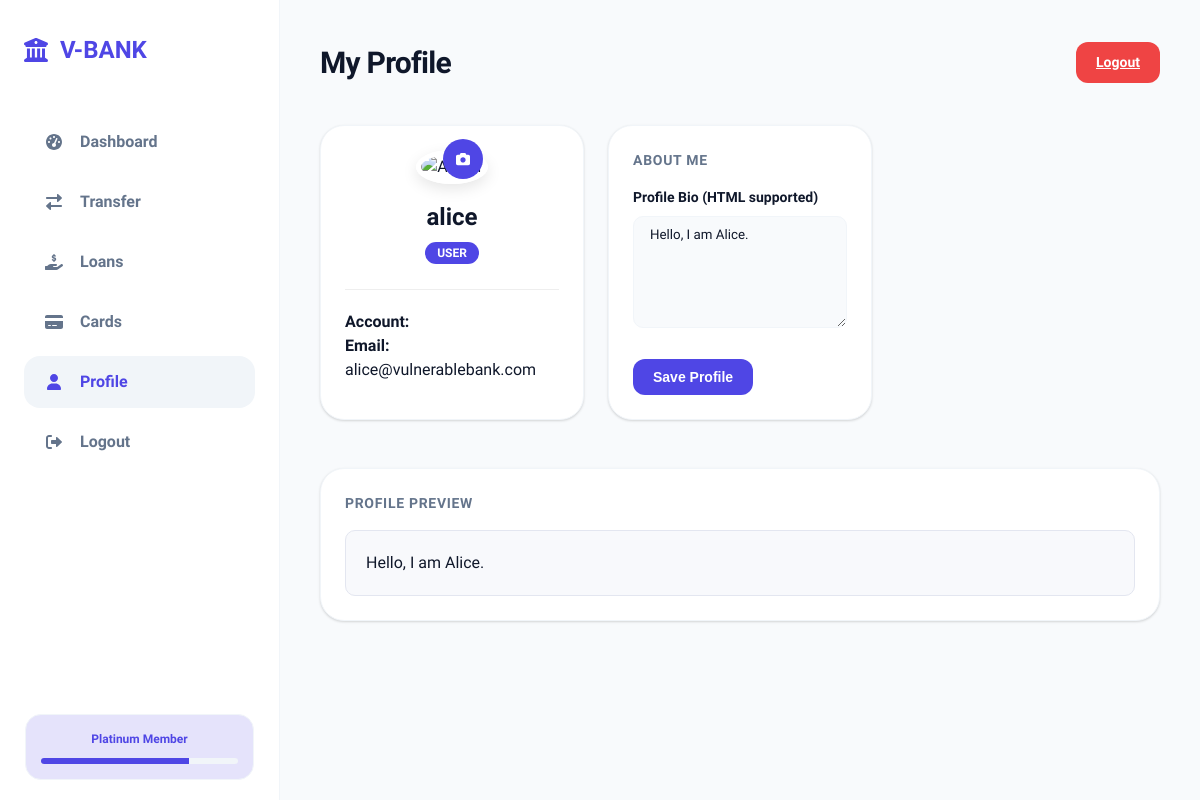
Page /profile.php (signed in) on the earlier database version.
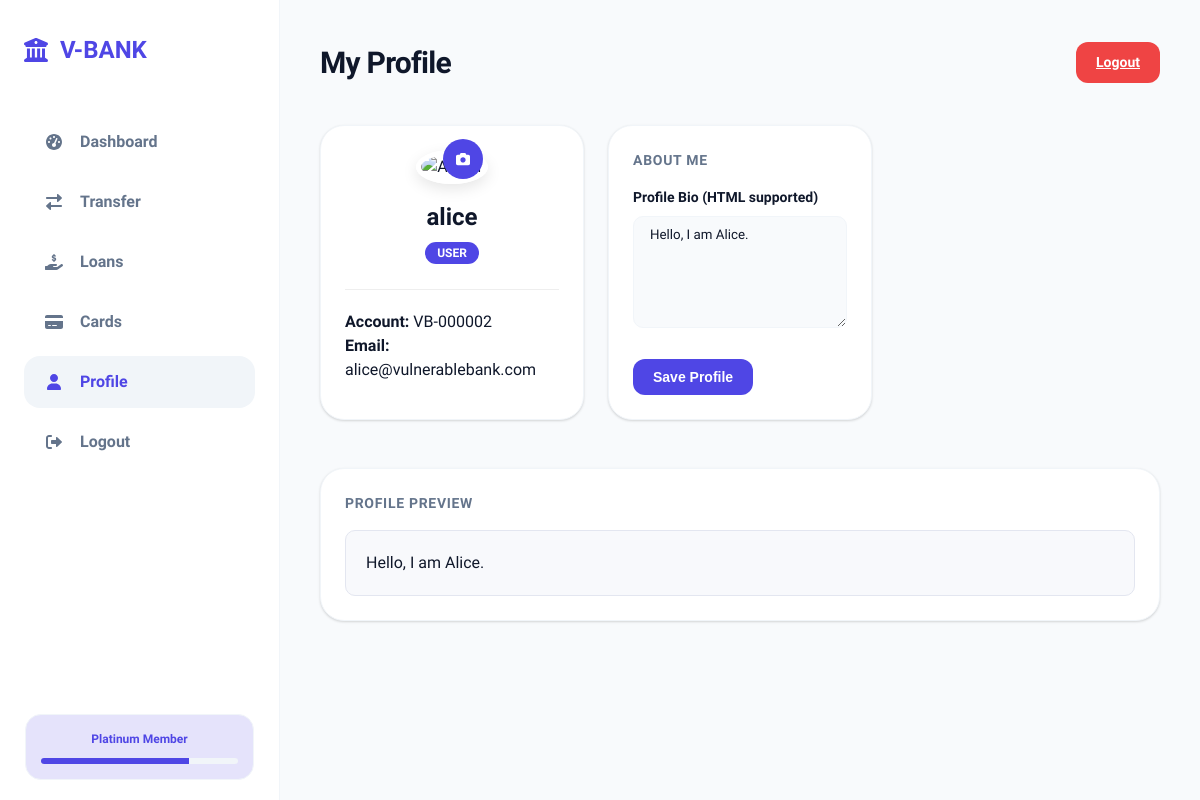
Same page on the later database version.
### tables this page shows
CREATE TABLE IF NOT EXISTS users (
    id INT AUTO_INCREMENT PRIMARY KEY,
    username VARCHAR(50) NOT NULL,
    password VARCHAR(255) NOT NULL,
    balance DECIMAL(10, 2) DEFAULT 0.00,
    profile_bio TEXT
);

### functions.php (called while the page is built, shortened)
<?php
function get_user_data($conn, $user_id) {
    if (SECURE_MODE) {
        $sql = "SELECT * FROM users WHERE id = ?";
        $stmt = $conn->prepare($sql);
        $stmt->bind_param("i", $user_id);
        $stmt->execute();
        $result = $stmt->get_result();
        return $result->fetch_assoc();
    } else {
        $sql = "SELECT * FROM users WHERE id = $user_id";
        $result = $conn->query($sql);
        return $result->fetch_assoc();
    }
}
?>

### profile.php (the view, shortened to what this page needs)
<?php
require_once 'functions.php';
$user = get_user_data($conn, $_SESSION['user_id']);
?>
<!DOCTYPE html>
<html lang="en">
<head>
    <link rel="stylesheet" href="css/style.css">
</head>
<body class="light">
    <div class="app-container">
        <?php include 'sidebar.php'; ?>
        <main class="main-content">
            <header class="top-bar">
                <h1>My Profile</h1>
                <a href="logout.php" class="btn btn-primary" style="background: var(--danger);">Logout</a>
            </header>
            <div class="dashboard-grid">
                <div class="card">
                    <div style="text-align: center; margin-bottom: 25px;">
                        <div style="position: relative; display: inline-block;">
                            <form id="avatarForm" method="POST" enctype="multipart/form-data" style="position: absolute; bottom: 5px; right: 5px;">
                                <label for="avatarInput" class="btn btn-primary" style="width: 40px; height: 40px; border-radius: 50%; padding: 0; display: flex; align-items: center; justify-content: center; cursor: pointer;">
                                    <i class="fas fa-camera"></i>
                                </label>
                            </form>
                        </div>
                        <h2 style="margin: 15px 0 5px;"><?php echo $user['username']; ?></h2>
                        <span style="background: var(--primary); color: white; padding: 4px 12px; border-radius: 20px; font-size: 0.75rem; font-weight: 800; text-transform: uppercase;">
                            <?php echo $user['role']; ?>
                        </span>
                    </div>
                    <div style="border-top: 1px solid #eee; padding-top: 20px;">
                        <p><strong>Account:</strong> <?php echo $user['account_number']; ?></p>
                        <p><strong>Email:</strong> <?php echo $user['username']; ?>@vulnerablebank.com</p>
                    </div>
                </div>
                <div class="card card-info">
                    <h3>About Me</h3>
                    <form method="POST">
                        <div class="form-group">
                            <label>Profile Bio (HTML supported)</label>
                            <textarea name="bio" rows="6" class="search-input" style="width: 100%; border-radius: 10px; height: auto;" placeholder="Tell us about yourself..."><?php echo SECURE_MODE ? htmlspecialchars($user['profile_bio'], ENT_QUOTES, 'UTF-8') : $user['profile_bio']; ?></textarea>
                        </div>
                        <button type="submit" name="update_bio" class="btn btn-primary">Save Profile</button>
                    </form>
                </div>
            </div>
            <div class="card">
                <h3>Profile Preview</h3>
                <div style="padding: 20px; background: #f8f9fc; border-radius: 10px; border: 1px solid #e3e6f0;">
                    <div class="bio-display">
                        <?php
                            if (SECURE_MODE) {
                                echo htmlspecialchars($user['profile_bio'], ENT_QUOTES, 'UTF-8');
                            } else {
                                echo $user['profile_bio'];
                            }
                        ?>
                    </div>
                </div>
            </div>
        </main>
    </div>
</body>
</html>

### sidebar.php (shortened to what this page needs)
<nav class="sidebar" id="sidebar">
    <div class="sidebar-brand">
        <i class="fas fa-university"></i> <span>V-BANK</span>
    </div>
    <div class="sidebar-nav">
        <a href="dashboard.php" class="<?php echo basename($_SERVER['PHP_SELF']) == 'dashboard.php' ? 'active' : ''; ?>">
            <i class="fas fa-fw fa-tachometer-alt"></i> <span>Dashboard</span>
        </a>
        <a href="transfer.php" class="<?php echo basename($_SERVER['PHP_SELF']) == 'transfer.php' ? 'active' : ''; ?>">
            <i class="fas fa-fw fa-exchange-alt"></i> <span>Transfer</span>
        </a>
        <a href="loans.php" class="<?php echo basename($_SERVER['PHP_SELF']) == 'loans.php' ? 'active' : ''; ?>">
            <i class="fas fa-fw fa-hand-holding-usd"></i> <span>Loans</span>
        </a>
        <a href="cards.php" class="<?php echo basename($_SERVER['PHP_SELF']) == 'cards.php' ? 'active' : ''; ?>">
            <i class="fas fa-fw fa-credit-card"></i> <span>Cards</span>
        </a>
        <a href="profile.php" class="<?php echo basename($_SERVER['PHP_SELF']) == 'profile.php' ? 'active' : ''; ?>">
            <i class="fas fa-fw fa-user"></i> <span>Profile</span>
        </a>
        <a href="logout.php">
            <i class="fas fa-fw fa-sign-out-alt"></i> <span>Logout</span>
        </a>
    </div>
    <div style="position: absolute; bottom: 20px; left: 25px; right: 25px;" class="sidebar-footer">
        <div style="background: var(--primary-glow); padding: 15px; border-radius: 1rem; font-size: 0.75rem; text-align: center; border: 1px solid var(--border-color);">
            <p style="margin: 0; font-weight: 700; color: var(--primary);">Platinum Member</p>
            <div style="width: 100%; height: 6px; background: var(--border-color); border-radius: 3px; margin-top: 10px; overflow: hidden;">
                <div style="width: 75%; height: 100%; background: var(--primary);"></div>
            </div>
        </div>
    </div>
</nav>

### css/style.css (style rules this page uses)
:root { --primary: #4f46e5; --primary-light: #818cf8; --primary-glow: rgba(79, 70, 229, 0.15); --secondary: #64748b; --success: #10b981; --danger: #ef4444; --warning: #f59e0b; --info: #0ea5e9; --bg-main: #f8fafc; --sidebar-bg: #ffffff; --card-bg: #ffffff; --text-main: #0f172a; --text-muted: #64748b; --border-color: #f1f5f9; --sidebar-border: #e2e8f0; --card-shadow: 0 4px 6px -1px rgb(0 0 0 / 0.05), 0 2px 4px -2px rgb(0 0 0 / 0.05); --card-shadow-hover: 0 10px 15px -3px rgb(0 0 0 / 0.07), 0 4px 6px -4px rgb(0 0 0 / 0.07); --glass-bg: rgba(255, 255, 255, 0.8); --glass-border: rgba(255, 255, 255, 0.1); }
* { margin: 0; padding: 0; box-sizing: border-box; }
body { font-family: 'Plus Jakarta Sans', sans-serif; background-color: var(--bg-main); color: var(--text-main); line-height: 1.5; overflow-x: hidden; transition: background-color 0.4s ease, color 0.4s ease; }
.form-group { margin-bottom: 1.5rem; }
.form-group label { display: block; font-size: 0.875rem; font-weight: 600; margin-bottom: 0.5rem; color: var(--text-main); }
.app-container { display: flex; min-height: 100vh; }
.sidebar { width: 280px; background: var(--sidebar-bg); border-right: 1px solid var(--border-color); padding: 2rem 1.5rem; position: fixed; height: 100vh; z-index: 50; transition: all 0.3s ease; }
.sidebar-brand { font-size: 1.5rem; font-weight: 800; color: var(--primary); display: flex; align-items: center; gap: 0.75rem; margin-bottom: 3rem; }
.sidebar-nav { display: flex; flex-direction: column; gap: 0.5rem; }
.sidebar-nav a { padding: 0.875rem 1.25rem; border-radius: 1rem; color: var(--text-muted); text-decoration: none; font-weight: 600; display: flex; align-items: center; gap: 1rem; transition: all 0.2s; }
.sidebar-nav a:hover, .sidebar-nav a.active { background: #f1f5f9; color: var(--primary); }
.main-content { margin-left: 280px; flex: 1; padding: 2.5rem; max-width: 1400px; }
.top-bar { display: flex; justify-content: space-between; align-items: center; margin-bottom: 2.5rem; animation: fadeIn 0.5s ease-out; }
.top-bar h1 { font-size: 1.875rem; font-weight: 800; letter-spacing: -0.025em; }
.card { background: var(--card-bg); border: 1px solid var(--border-color); border-radius: 1.5rem; padding: 1.5rem; box-shadow: 0 1px 3px 0 rgba(0, 0, 0, 0.1), 0 1px 2px 0 rgba(0, 0, 0, 0.06); margin-bottom: 1.5rem; transition: transform 0.3s, box-shadow 0.3s; }
.card h3 { font-size: 0.875rem; font-weight: 700; color: var(--text-muted); text-transform: uppercase; letter-spacing: 0.05em; margin-bottom: 1rem; }
.dashboard-grid { display: grid; grid-template-columns: repeat(3, 1fr); gap: 1.5rem; margin-bottom: 1.5rem; }
.search-input { background: var(--bg-main); border: 1px solid var(--border-color); padding: 0.625rem 1rem; border-radius: 0.75rem; color: var(--text-main); font-family: inherit; transition: all 0.2s; }
.btn { padding: 0.625rem 1.25rem; border-radius: 0.75rem; font-weight: 700; font-size: 0.875rem; cursor: pointer; transition: all 0.2s; border: none; display: inline-flex; align-items: center; gap: 0.5rem; }
.btn-primary { background: var(--primary); color: white; }

Differences in the rows shown:
changed users "alice": account_number (not shown) → "VB-000002"
